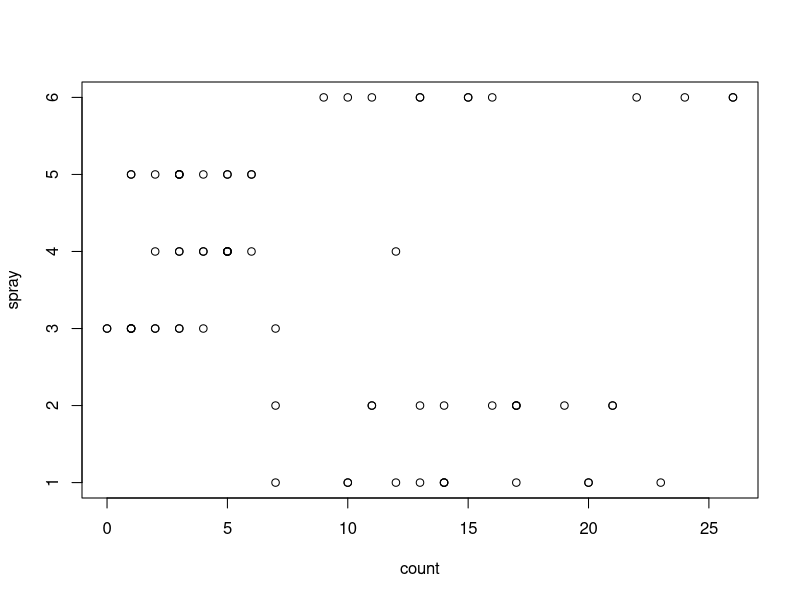
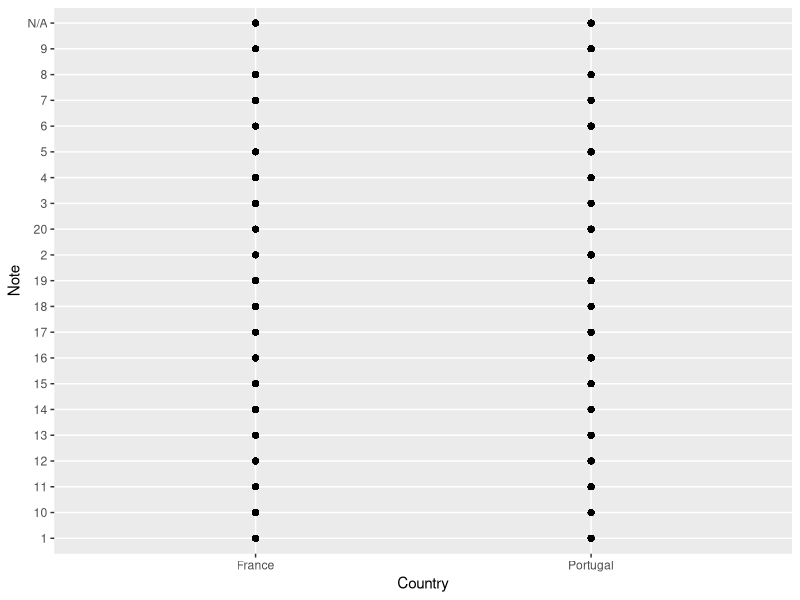
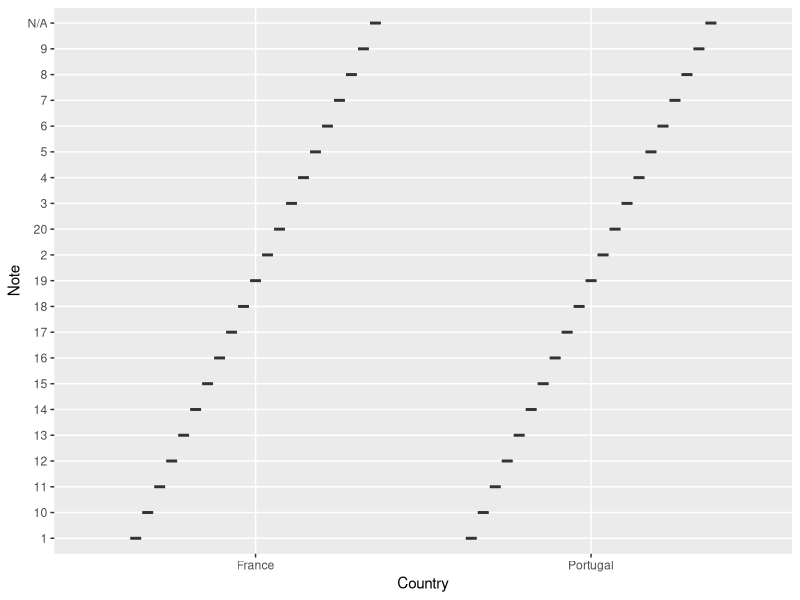
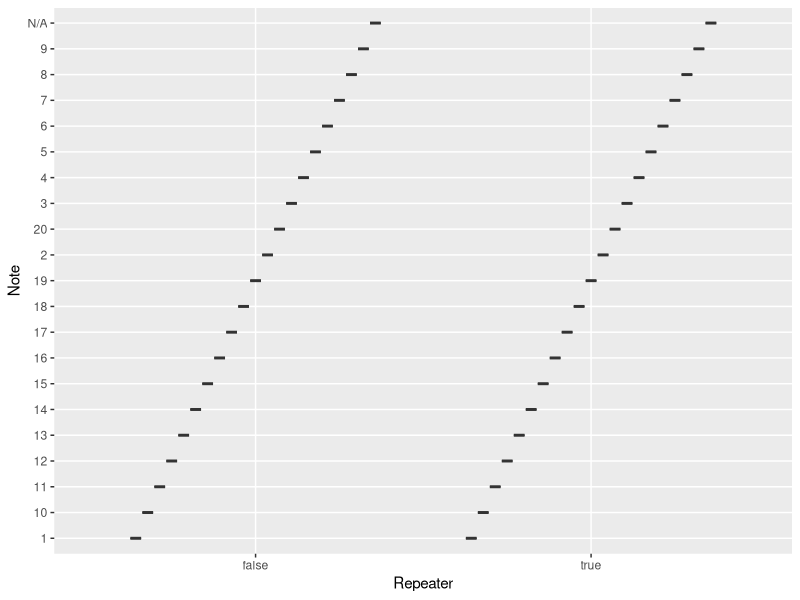

Here is the R script that generated these plots, in order:
## ---- chunk 1
knitr::opts_chunk$set(echo = TRUE)
library(dplyr)
library(knitr)
library(dslabs)
library(ggplot2)
## ---- chunk 2
plot(InsectSprays)
## ---- chunk 3
data("lynx")
summary(lynx)
## ---- chunk 4
AirTrafic <- read.csv('Air_Traffic_Landings_Statistics.csv')
summary(AirTrafic)
## ---- chunk 5
School <- read.csv('david_data_school.csv')
School %>%  filter(Note > 15)%>%filter(Age > 14) -> SchoolFiltred
summary(SchoolFiltred)
select(School, Note)-> Note
left_join(SchoolFiltred, Note) -> School1
head(School1, 20)
tail(School1, 20)
str (School1)
## ---- chunk 6
School_long <- data.frame(Note = c(7, 9, 12, 18, 2))
  ggplot(aes(x=Country, y=Note), data = School) +
  geom_point()
## ---- chunk 7
ggplot(data=School, aes(x = Country, y = Note)) +
  geom_boxplot()


ggplot(data=School, aes(x = Repeater, y = Note)) +
  geom_boxplot()
## ---- chunk 8
data("lynx")
data.pca <- prcomp(lynx, scale = FALSE)
summary(data.pca)
